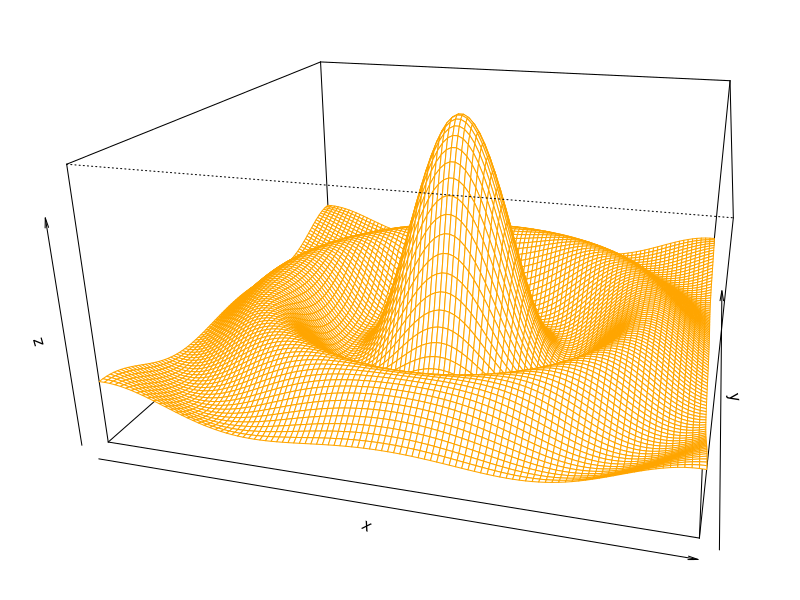

R code for this plot: (Note: this script raises an error after producing the figure.)
testPersp = function(theta=120, phi = 20, expand = 0.5, col = 'White',
                        box = TRUE, border = 'orange', 
                        ticktype = 'simple', nticks = 5, ...) {
    x = seq(-10,10,length = 100)
    y = seq(-10,10,length = 100)
    f <- function(x, y) { r <- sqrt(x^2+y^2); 10 * sin(r)/r }
    z <- outer(x, y, f)
    z[is.na(z)] <- 1
    par(mar = c(2,2,2,2))
    trans <- persp(x, y, z, theta = theta, 
                   phi = phi, expand = expand, 
                   col = col, box = box, border = border, 
                   ticktype = ticktype, nticks = nticks, ...)
                   
    trans
}

echoTest = function(trans = trans) {
    plot = recordPlot()
    plotInfo = perInit(plot, trans = trans, newpage = TRUE)
    per(plot = plotInfo)
    grid.text('grid', 0.1, 0.9)
    perFinal()
}

## test on theta
	trans = testPersp(15)
	echoTest(trans)

	trans = testPersp(60)
	echoTest(trans)

	trans = testPersp(120)
	echoTest(trans)

	trans = testPersp(160)
	echoTest(trans)

	trans = testPersp(220)
	echoTest(trans)

	trans = testPersp(280)
	echoTest(trans)

	trans = testPersp(350)
	echoTest(trans)


## test on phi
	trans = testPersp(phi = 15)
	echoTest(trans)

	trans = testPersp(phi = 22.5)
	echoTest(trans)

	trans = testPersp(phi = 50)
	echoTest(trans)

	trans = testPersp(phi =80)
	echoTest(trans)

	trans = testPersp(phi = 120)
	echoTest(trans)

	trans = testPersp(phi =310)
	echoTest(trans)

	trans = testPersp(phi = 720)
	echoTest(trans)


## test on expand
	trans = testPersp(expand = 0.01)
	echoTest(trans)

	trans = testPersp(expand = 0.2)
	echoTest(trans)

	trans = testPersp(expand = 0.35)
	echoTest(trans)

	trans = testPersp(expand = 2)
	echoTest(trans)

	trans = testPersp(expand = 5)
	echoTest(trans)

	trans = testPersp(expand = 10)
	echoTest(trans)

	trans = testPersp(expand = 100)
	echoTest(trans)

## test on lim
## Bug on here...........................................................................
	trans = testPersp(xlim = c(-5,5))
	echoTest(trans)

	trans = testPersp(ylim = c(-5,5))
	echoTest(trans)

	trans = testPersp(zlim = c(-5,5))
	echoTest(trans)

## test on label
	trans = testPersp(xlab = 'xx', ylab = 'yy', zlab = 'zz')
	echoTest(trans)

## test on r
	trans = testPersp(r = 5)
	echoTest(trans)

	trans = testPersp(r = 10)
	echoTest(trans)

	trans = testPersp(r = 20)
	echoTest(trans)

##test on d
	trans = testPersp(d = 0.5)
	echoTest(trans)

	trans = testPersp(d = 0)
	echoTest(trans)

	trans = testPersp(d = 1)
	echoTest(trans)

## test on scale
	trans = testPersp(scale = FALSE)
	echoTest(trans)

	trans = testPersp(scale = TRUE)
	echoTest(trans)

## test on expand
	trans = testPersp(expand = 0.5)
	echoTest(trans)

	trans = testPersp(expand = 1)
	echoTest(trans)

	trans = testPersp(expand = 0.25)
	echoTest(trans)

	trans = testPersp(d = 2)
	echoTest(trans)

## test on col
	trans = testPersp(col = 1)
	echoTest(trans)

	trans = testPersp(col = 'blue')
	echoTest(trans)

	trans = testPersp(col = 1:5)
	echoTest(trans)

	trans = testPersp(col = 1:10)
	echoTest(trans)

	trans = testPersp(col = 1:100)
	echoTest(trans)

## test on border
	trans = testPersp(border = 1)
	echoTest(trans)

	trans = testPersp(border = 'brown')
	echoTest(trans)

	trans = testPersp(border = 5:6)
	echoTest(trans)

## test on axes
	trans = testPersp(axes = TRUE)
	echoTest(trans)

	trans = testPersp(axes = FALSE)
	echoTest(trans)

## if box = False then not drawing any axes even axes = TRUE
	trans = testPersp(box = FALSE, axes = TRUE)
	echoTest(trans)

	trans = testPersp(box = FALSE, axes = FALSE)
	echoTest(trans)

## test on ticktype
	trans = testPersp(ticktype = 'detail', axes = TRUE, box = FALSE)
	echoTest(trans)
    
    
## test on lty
	trans = testPersp(lty = 'dotted')
	echoTest(trans)
    
    trans = testPersp(lty = '1331')
	echoTest(trans)
    
    
## test on lwd
	trans = testPersp(lwd = 2)
	echoTest(trans)
    
    trans = testPersp(lwd = 3)
	echoTest(trans)
    
## other bugs:
    ## 1. pty = 's'
